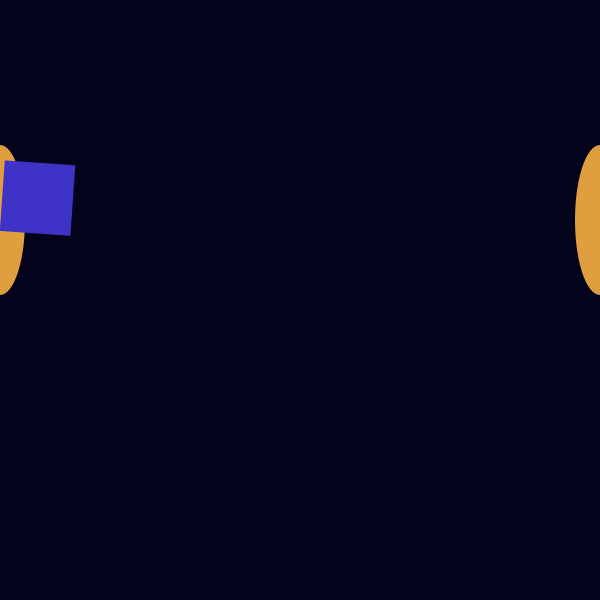
Frame 1 (no input)
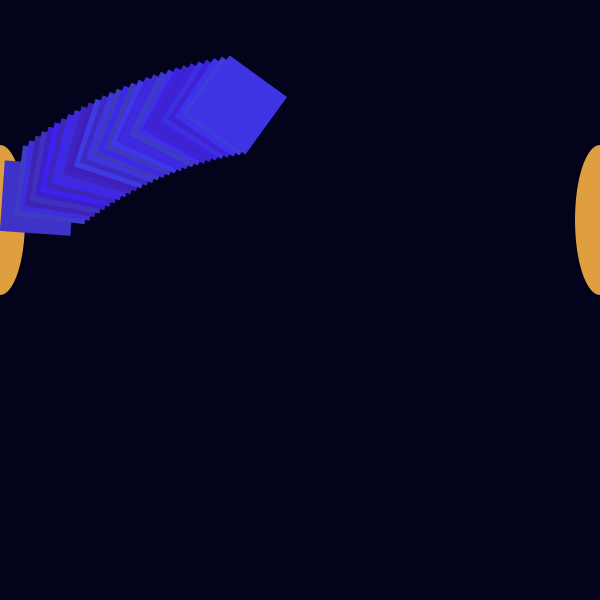
Frame 60 (the mouse pressed at the canvas centre just before this capture)
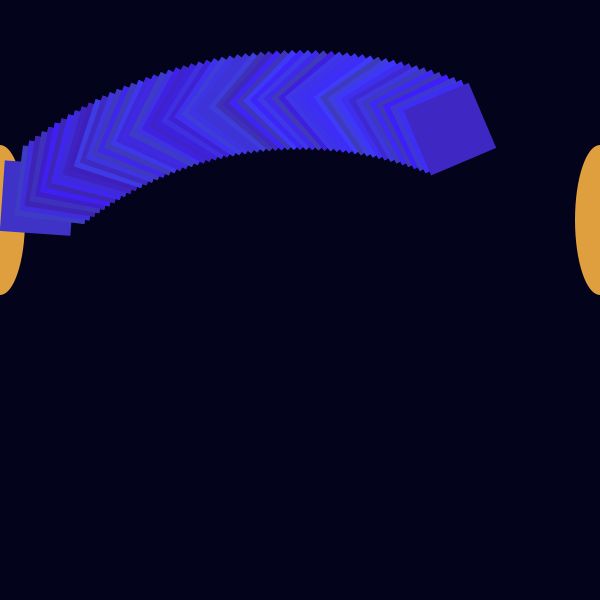
Frame 120 (the mouse held since frame 60 and released just before this capture)

The Processing sketch that drew these frames (run headless with seeded random() and noise(); from frame 60 on, the mouse is pressed at the canvas centre):

// Processing sketch: processing_136176
// ── processing_136176.pde

void setup(){
  size( 600, 600);
  noStroke();
  fill(3, 3, 28);
  rect(0, 0, 600, 600);
  fill(223, 159, 62);
  ellipse( 0, 220, 50, 150);
  ellipse( 600, 220, 50, 150);
}

void draw(){
  fill(62, random(30, 62), random(180, 255));
  float time = radians(millis()/33);
  float start = radians(315);
  float end = radians(35);
  float back =((start - time)-9.7);
  float forth = (start + time);
  translate(300, 500);
  if (forth < 7 ){
    rotate(forth);
  }
    if (forth > 7){
    rotate(back);
    forth = forth - 1;
    }
    if (back < -7){
      rotate(forth);
    }
  quad( -50, -400, 0, -450, 50, -400, 0, -350);
  
  //println(back);

}
